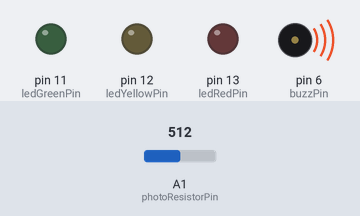
Recording of a sketch running on a simulated Arduino Uno, built with avr-gcc and run on an emulated ATmega328P. On the bench: output pins drawn as LEDs (lit = HIGH), buzzer (waves = sounding). The inputs (shaded band) are chosen by the test bench; at power-on: A1 (photoResistorPin) = 512. What the sketch prints to the serial monitor is not drawn.

Above: at 1.2 s.
1.3 s: A1 (photoResistorPin) set to 110
At 2.4 s:
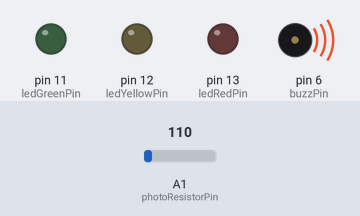
2.8 s: A1 (photoResistorPin) set to 90
At 4.0 s:
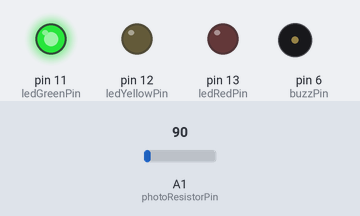
4.3 s: A1 (photoResistorPin) set to 74
5.8 s: A1 (photoResistorPin) set to 64
At 6.5 s:
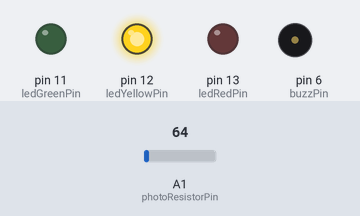
7.3 s: A1 (photoResistorPin) set to 80
At 8.4 s:
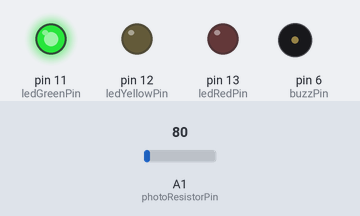
8.8 s: A1 (photoResistorPin) set to 60
At 10.0 s:
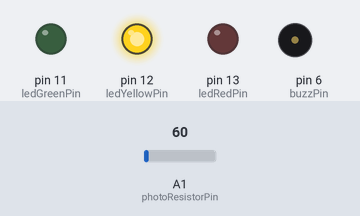
Timing chart, 0 to 11.3 s (numbered marks = the images above; inputs shaded):
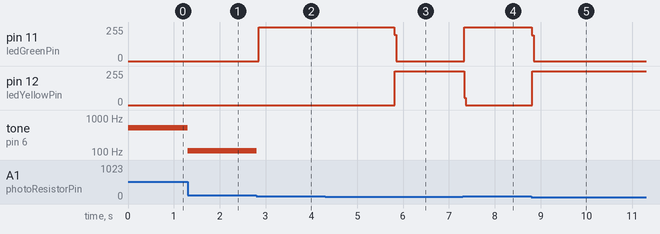

Measured:
- the behaviour switches between 100 and 99 on A1 (photoResistorPin) (found by bisection; images 1 and 2)
- the behaviour switches between 70 and 69 on A1 (photoResistorPin) (found by bisection; images 2 and 3)
- after the input at 1.3 s, tone on pin 6 (buzzPin): 512 Hz → 110 Hz at once
- after the input at 2.8 s, pin 11 (ledGreenPin): 0/255 → 255/255 after 0.05 s; tone on pin 6 (buzzPin): 110 Hz → silent at once
- after the input at 5.8 s, pin 11 (ledGreenPin): 255/255 → 0/255 at once; pin 12 (ledYellowPin): 0/255 → 255/255 at once
- after the input at 7.3 s, pin 11 (ledGreenPin): 0/255 → 255/255 at once; pin 12 (ledYellowPin): 255/255 → 0/255 at once
- after the input at 8.8 s, pin 11 (ledGreenPin): 255/255 → 0/255 at once; pin 12 (ledYellowPin): 0/255 → 255/255 at once

The sketch:

photoresistor_led_buzzer.ino
```cpp
unsigned int i = 0;
int ledRedPin = 13;
int ledYellowPin = 12;
int ledGreenPin = 11;
int buzzPin = 6;
int photoResistorPin = A1;

void setup() {
  // put your setup code here, to run once:
  Serial.begin(9600);
  while (!Serial) {
  }
  // sends info as byte or byte arrays
  // Serial.write("Olá, mundo!");
  // sends info as propper character array
  Serial.println("Serial pronto!");
  pinMode(ledRedPin, OUTPUT);
  pinMode(ledYellowPin, OUTPUT);
  pinMode(ledGreenPin, OUTPUT);
}

void loop() {
  int value = analogRead(photoResistorPin);
  if (value < 30) {
    turnOn(ledRedPin);
    noTone(6);
  } else if ( value < 70) {
    turnOn(ledYellowPin);
    noTone(6);
  } else if (value < 100) {
    turnOn(ledGreenPin);
    noTone(6);
  } else {
    turnAllOff();
    tone(buzzPin, value);
  }
  Serial.println(value);
}

void turnOn(int pin) {
  turnAllOff();
  digitalWrite(pin, HIGH);
}

void turnAllOff() {
  digitalWrite(ledRedPin, LOW);
  digitalWrite(ledYellowPin, LOW);
  digitalWrite(ledGreenPin, LOW);
}
```
